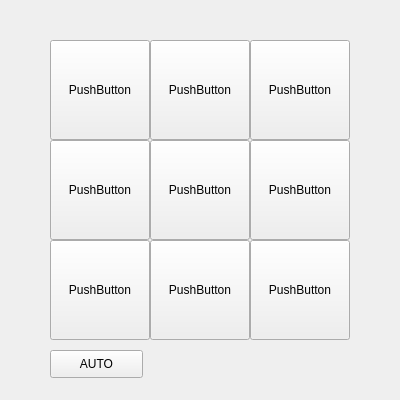
<?xml version="1.0" encoding="UTF-8"?>
<ui version="4.0">
 <class>Widget</class>
 <widget class="QWidget" name="Widget">
  <property name="geometry">
   <rect>
    <x>0</x>
    <y>0</y>
    <width>400</width>
    <height>400</height>
   </rect>
  </property>
  <property name="minimumSize">
   <size>
    <width>400</width>
    <height>400</height>
   </size>
  </property>
  <property name="maximumSize">
   <size>
    <width>400</width>
    <height>400</height>
   </size>
  </property>
  <property name="windowTitle">
   <string>Widget</string>
  </property>
  <widget class="QPushButton" name="pushButton_7">
   <property name="geometry">
    <rect>
     <x>50</x>
     <y>240</y>
     <width>100</width>
     <height>100</height>
    </rect>
   </property>
   <property name="text">
    <string>PushButton</string>
   </property>
   <attribute name="buttonGroup">
    <string notr="true">buttonGroup</string>
   </attribute>
  </widget>
  <widget class="QPushButton" name="pushButton_5">
   <property name="geometry">
    <rect>
     <x>150</x>
     <y>140</y>
     <width>100</width>
     <height>100</height>
    </rect>
   </property>
   <property name="text">
    <string>PushButton</string>
   </property>
   <attribute name="buttonGroup">
    <string notr="true">buttonGroup</string>
   </attribute>
  </widget>
  <widget class="QPushButton" name="pushButton_8">
   <property name="geometry">
    <rect>
     <x>150</x>
     <y>240</y>
     <width>100</width>
     <height>100</height>
    </rect>
   </property>
   <property name="text">
    <string>PushButton</string>
   </property>
   <attribute name="buttonGroup">
    <string notr="true">buttonGroup</string>
   </attribute>
  </widget>
  <widget class="QPushButton" name="pushButton">
   <property name="geometry">
    <rect>
     <x>50</x>
     <y>40</y>
     <width>100</width>
     <height>100</height>
    </rect>
   </property>
   <property name="text">
    <string>PushButton</string>
   </property>
   <attribute name="buttonGroup">
    <string notr="true">buttonGroup</string>
   </attribute>
  </widget>
  <widget class="QPushButton" name="pushButton_2">
   <property name="geometry">
    <rect>
     <x>150</x>
     <y>40</y>
     <width>100</width>
     <height>100</height>
    </rect>
   </property>
   <property name="text">
    <string>PushButton</string>
   </property>
   <attribute name="buttonGroup">
    <string notr="true">buttonGroup</string>
   </attribute>
  </widget>
  <widget class="QPushButton" name="pushButton_9">
   <property name="geometry">
    <rect>
     <x>250</x>
     <y>240</y>
     <width>100</width>
     <height>100</height>
    </rect>
   </property>
   <property name="text">
    <string>PushButton</string>
   </property>
   <attribute name="buttonGroup">
    <string notr="true">buttonGroup</string>
   </attribute>
  </widget>
  <widget class="QPushButton" name="pushButton_3">
   <property name="geometry">
    <rect>
     <x>250</x>
     <y>40</y>
     <width>100</width>
     <height>100</height>
    </rect>
   </property>
   <property name="text">
    <string>PushButton</string>
   </property>
   <attribute name="buttonGroup">
    <string notr="true">buttonGroup</string>
   </attribute>
  </widget>
  <widget class="QPushButton" name="pushButton_6">
   <property name="geometry">
    <rect>
     <x>250</x>
     <y>140</y>
     <width>100</width>
     <height>100</height>
    </rect>
   </property>
   <property name="text">
    <string>PushButton</string>
   </property>
   <attribute name="buttonGroup">
    <string notr="true">buttonGroup</string>
   </attribute>
  </widget>
  <widget class="QPushButton" name="pushButton_4">
   <property name="geometry">
    <rect>
     <x>50</x>
     <y>140</y>
     <width>100</width>
     <height>100</height>
    </rect>
   </property>
   <property name="text">
    <string>PushButton</string>
   </property>
   <attribute name="buttonGroup">
    <string notr="true">buttonGroup</string>
   </attribute>
  </widget>
  <widget class="QPushButton" name="pushButton_10">
   <property name="geometry">
    <rect>
     <x>50</x>
     <y>350</y>
     <width>93</width>
     <height>28</height>
    </rect>
   </property>
   <property name="text">
    <string>AUTO</string>
   </property>
  </widget>
 </widget>
 <layoutdefault spacing="6" margin="11"/>
 <resources/>
 <connections/>
 <buttongroups>
  <buttongroup name="buttonGroup"/>
 </buttongroups>
</ui>
